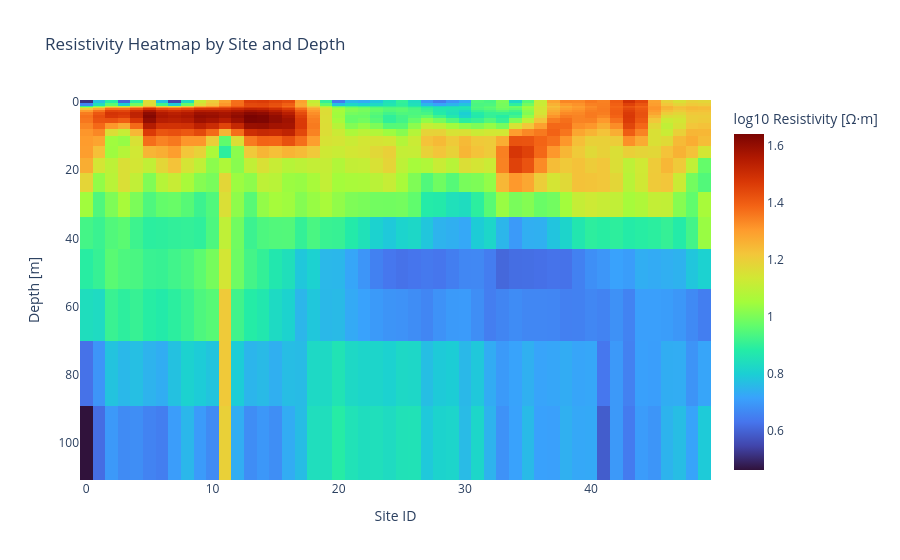

Notebook code cell kept with this figure:
### Code cell
import plotly.express as px

# Ensure all site_ids are present as columns, even if some are missing
all_site_ids = np.arange(df_layers_long['site_id'].min(), df_layers_long['site_id'].max() + 1)
heatmap_df = df_layers_long.pivot_table(
    index='depth', columns='site_id', values='log_resistivity')
heatmap_df = heatmap_df.reindex(columns=all_site_ids)

# Sort depth so it increases downward
heatmap_df = heatmap_df.sort_index(ascending=True)

fig = px.imshow(
    heatmap_df,
    aspect='auto',
    origin='lower',
    color_continuous_scale='turbo',
    labels={'x': 'Site ID', 'y': 'Depth [m]', 'color': 'log10 Resistivity [Ω·m]'},
    title='Resistivity Heatmap by Site and Depth',
    zmin=heatmap_df.min().min(),
    zmax=heatmap_df.max().max(),
)

fig.update_yaxes(autorange="reversed")
fig.show()

### Figure 1 — Plotly figure (JSON) as saved in the notebook; plotly's stock layout.template omitted (floating-point values rounded to 4 significant figures; data arrays with more than 128 entries replaced by an {"elided": "..."} marker saying what was removed)
{"data": [{"coloraxis": "coloraxis", "hovertemplate": "Site ID: %{x}<br>Depth [m]: %{y}<br>log10 Resistivity [Ω·m]: %{z}<extra></extra>", "name": "0", "type": "heatmap", "x": [0, 1, 2, 3, 4, 5, 6, 7, 8, 9, 10, 11, 12, 13, 14, 15, 16, 17, 18, 19, 20, 21, 22, 23, 24, 25, 26, 27, 28, 29, 30, 31, 32, 33, 34, 35, 36, 37, 38, 39, 40, 41, 42, 43, 44, 45, 46, 47, 48, 49], "xaxis": "x", "y": [0.0, 1.0, 1.274, 1.624, 2.069, 2.637, 3.36, 4.281, 5.456, 6.952, 8.859, 11.29, 14.38, 18.33, 23.36, 29.76, 37.93, 48.33, 61.58, 78.48, 100.0], "yaxis": "y", "z": {"elided": "21x50 float values"}}], "layout": {"coloraxis": {"cmax": 1.642, "cmin": 0.4639, "colorbar": {"title": {"text": "log10 Resistivity [Ω·m]"}}, "colorscale": [[0, "#30123b"], [0.07143, "#4145ab"], [0.1429, "#4675ed"], [0.2143, "#39a2fc"], [0.2857, "#1bcfd4"], [0.3571, "#24eca6"], [0.4286, "#61fc6c"], [0.5, "#a4fc3b"], [0.5714, "#d1e834"], [0.6429, "#f3c63a"], [0.7143, "#fe9b2d"], [0.7857, "#f36315"], [0.8571, "#d93806"], [0.9286, "#b11901"], [1, "#7a0402"]]}, "title": {"text": "Resistivity Heatmap by Site and Depth"}, "xaxis": {"anchor": "y", "domain": [0, 1], "title": {"text": "Site ID"}}, "yaxis": {"anchor": "x", "autorange": "reversed", "domain": [0, 1], "title": {"text": "Depth [m]"}}}}
